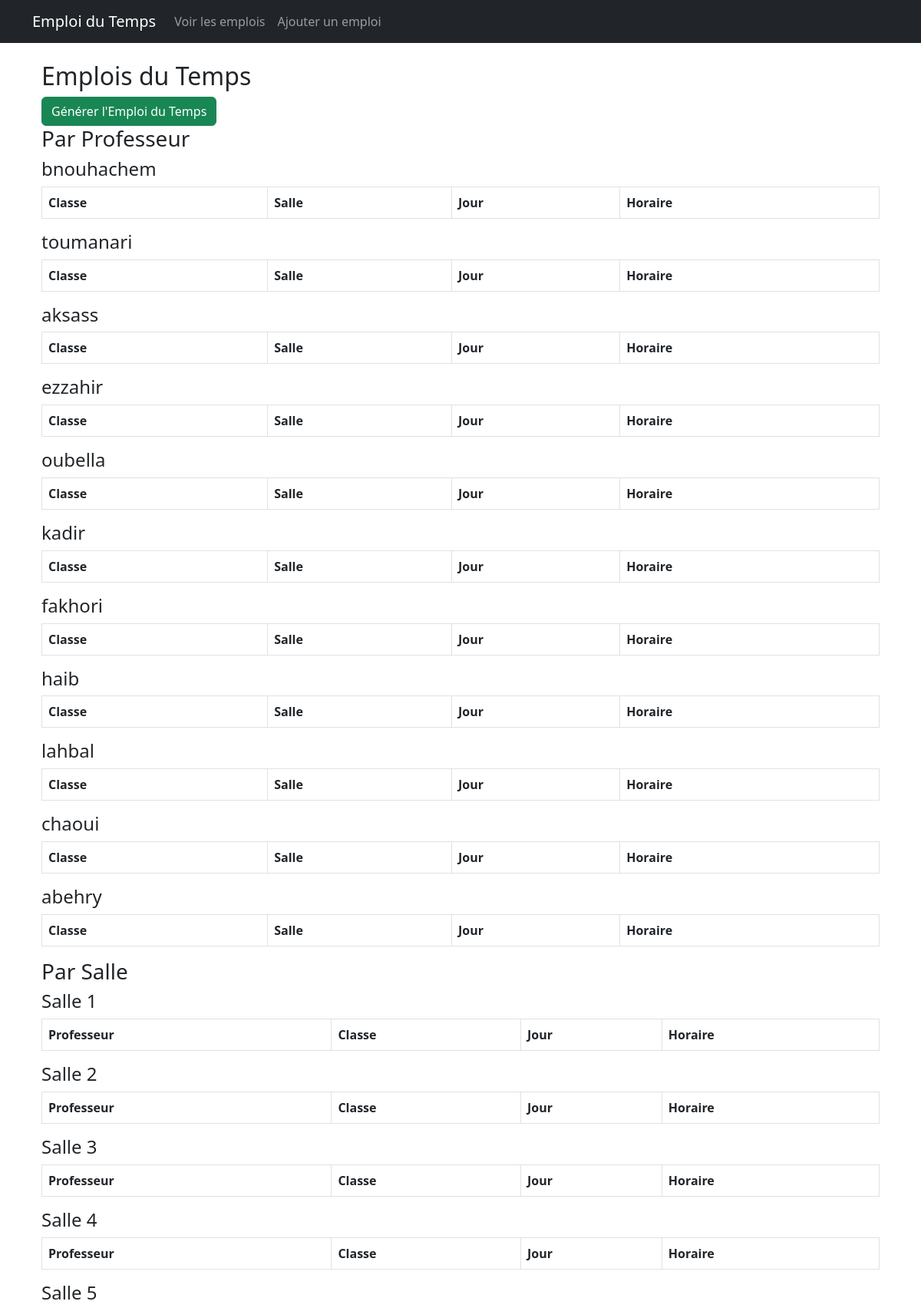
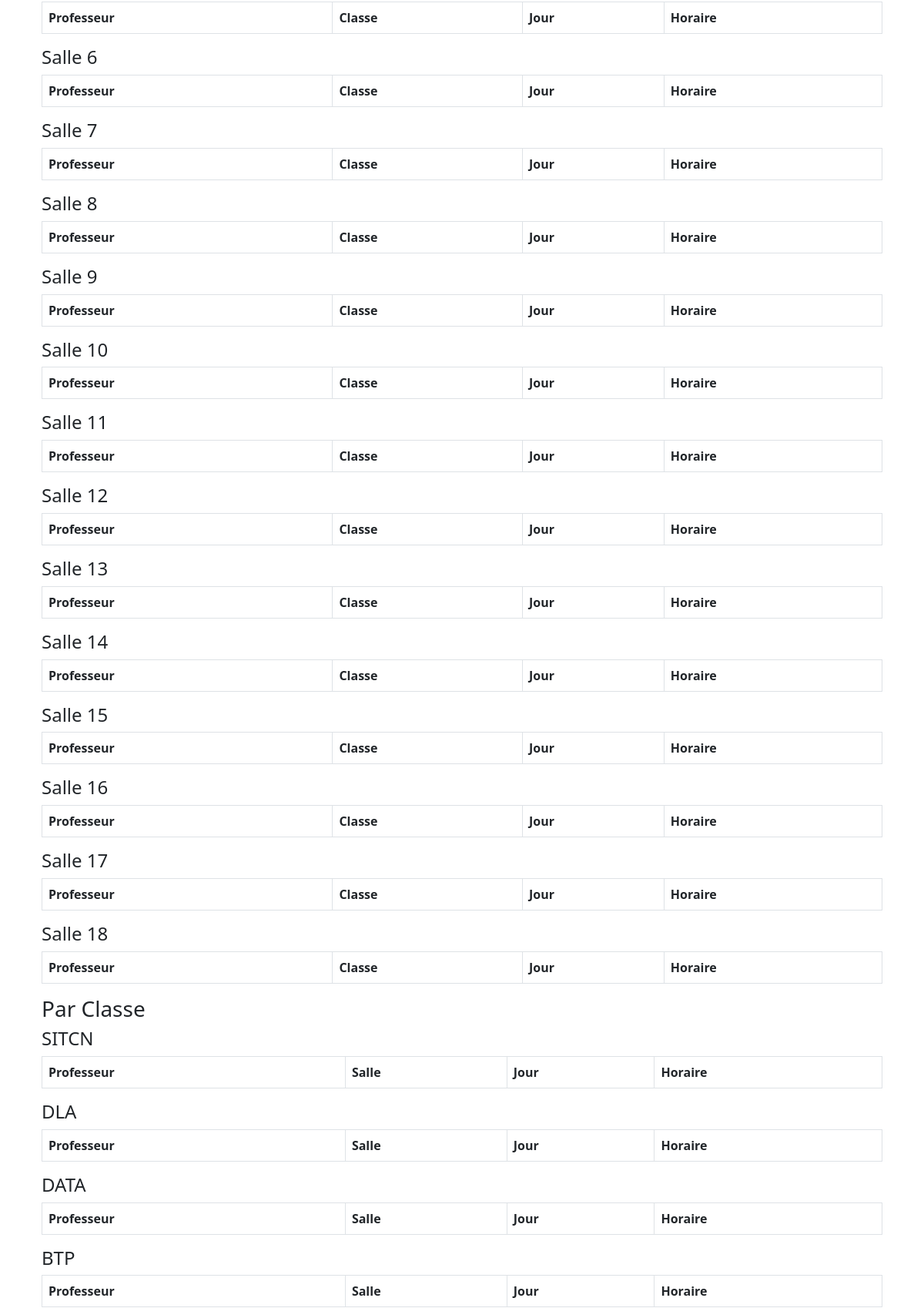
The page /liste/ (upper part) on the database its author committed (2 pictures, top to bottom).
### App/models.py (models this page shows, shortened)
class Professeur(models.Model):
    nom = models.CharField(max_length=100)
    classes = models.ManyToManyField('Classe', related_name="professeurs")

class Salle(models.Model):
    numero = models.CharField(max_length=10)
    def __str__(self):
        return f"Salle {self.numero}"

class Classe(models.Model):
    nom = models.CharField(max_length=100)
    def __str__(self):
        return self.nom

### App/views.py (the view)
# urls.py: path('liste/', views.liste_emplois, name='liste_emplois'),
def liste_emplois(request):
    emplois = EmploiDuTemps.objects.all()
    professeurs = Professeur.objects.all()
    salles = Salle.objects.all()
    classes = Classe.objects.all()
    return render(request, 'liste_emplois.html', {
        'emplois': emplois,
        'professeurs': professeurs,
        'salles': salles,
        'classes': classes
    })

### template/liste_emplois.html (shortened to what this page needs)
{% extends "base.html" %}
{% block content %}
<div class="container mt-4">
    <h2>Emplois du Temps</h2>
    <a href="{% url 'generer_emploi' %}" class="btn btn-success">Générer l'Emploi du Temps</a>
    <h3>Par Professeur</h3>
    {% for prof in professeurs %}
    <h4>{{ prof.nom }}</h4>
    <table class="table table-bordered">
        <thead>
            <tr>
                <th>Classe</th>
                <th>Salle</th>
                <th>Jour</th>
                <th>Horaire</th>
            </tr>
        </thead>
    </table>
    {% endfor %}
    <h3>Par Salle</h3>
    {% for salle in salles %}
    <h4>{{ salle }}</h4>
    <table class="table table-bordered">
        <thead>
            <tr>
                <th>Professeur</th>
                <th>Classe</th>
                <th>Jour</th>
                <th>Horaire</th>
            </tr>
        </thead>
    </table>
    {% endfor %}
    <h3>Par Classe</h3>
    {% for classe in classes %}
    <h4>{{ classe }}</h4>
    <table class="table table-bordered">
        <thead>
            <tr>
                <th>Professeur</th>
                <th>Salle</th>
                <th>Jour</th>
                <th>Horaire</th>
            </tr>
        </thead>
    </table>
    {% endfor %}
</div>
{% endblock %}

### template/base.html (shortened to what this page needs)
<!DOCTYPE html>
<html lang="fr">
<head>
    <link href="https://cdn.jsdelivr.net/npm/bootstrap@5.3.0/dist/css/bootstrap.min.css" rel="stylesheet">
</head>
<body>
    <nav class="navbar navbar-expand-lg navbar-dark bg-dark">
        <div class="container">
            <a class="navbar-brand" href="{% url 'liste_emplois' %}">Emploi du Temps</a>
            <div class="collapse navbar-collapse" id="navbarNav">
                <ul class="navbar-nav">
                    <li class="nav-item">
                        <a class="nav-link" href="{% url 'liste_emplois' %}">Voir les emplois</a>
                    </li>
                    <li class="nav-item">
                        <a class="nav-link" href="{% url 'ajouter_emploi' %}">Ajouter un emploi</a>
                    </li>
                </ul>
            </div>
        </div>
    </nav>
    <div class="container mt-4">
        {% block content %}
        {% endblock %}
    </div>
</body>
</html>

### rows shown on the page
Professeur: nom "bnouhachem"
Professeur: nom "toumanari"
Professeur: nom "aksass"
Professeur: nom "ezzahir"
Professeur: nom "oubella"
Professeur: nom "kadir"
Professeur: nom "fakhori"
Professeur: nom "haib"
Professeur: nom "lahbal"
Professeur: nom "chaoui"
Professeur: nom "abehry"
Salle: numero "Salle 1"
Salle: numero "Salle 2"
Salle: numero "Salle 3"
Salle: numero "Salle 4"
Salle: numero "Salle 5"
Salle: numero "Salle 6"
Salle: numero "Salle 7"
Salle: numero "Salle 8"
Salle: numero "Salle 9"
Salle: numero "Salle 10"
Salle: numero "Salle 11"
Salle: numero "Salle 12"
Salle: numero "Salle 13"
Salle: numero "Salle 14"
Salle: numero "Salle 15"
Salle: numero "Salle 16"
Salle: numero "Salle 17"
Salle: numero "Salle 18"
Classe: nom "SITCN"
Classe: nom "DLA"
Classe: nom "DATA"
Classe: nom "BTP"
